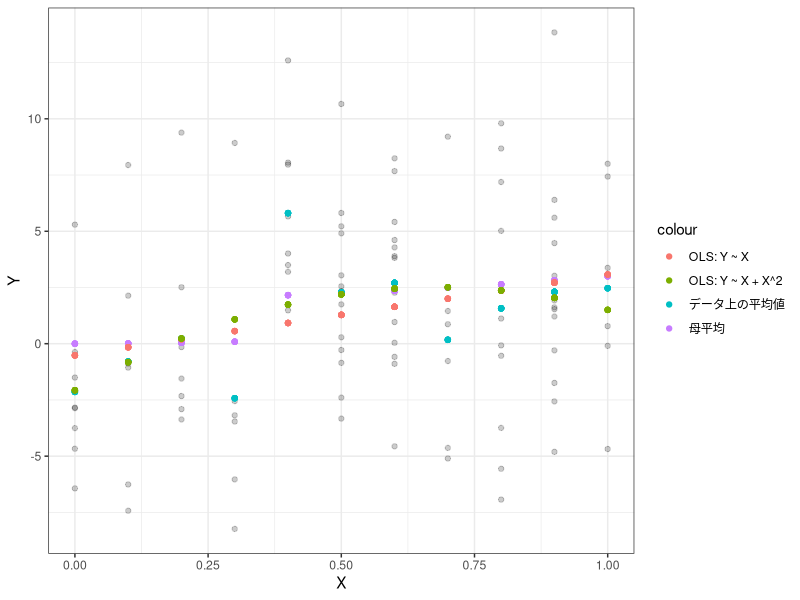

The R script that drew this image:
library(tidyverse)

set.seed(1)


Sim = function(n,i){
  set.seed(i)
  Temp = tibble(
    X = sample(
      seq(0,1,0.1),
      n,
      replace = TRUE
    ),
    TrueY = X^2 + 
      case_when(
        X < 0.4 ~ 0,
        .default = 2
      ),
    Y = TrueY + rnorm(n,0,5)
  )
  return(Temp)
}

Sim(100,1) |> 
  mutate(
    Mean = mean(Y),
    .by = X
  ) |> 
  mutate(
    OLS = lm(
      Y ~ X,
      data = pick(everything())
    ) |> 
      predict(
        pick(everything())
      ),
    OLS2 = lm(
      Y ~ poly(X,2),
      data = pick(everything())
    ) |> 
      predict(
        pick(everything())
      )
  ) |> 
  ggplot(
    aes(
      x = X,
      y = Y
    )
  ) +
  theme_bw() +
  geom_point(
    alpha = 0.2
  ) +
  geom_point(
    aes(
      y = TrueY,
      color = "母平均"
    )
  ) +
  geom_point(
    aes(
      y = Mean,
      color = "データ上の平均値"
    )
  ) +
  geom_point(
    aes(
      y = OLS,
      color = "OLS: Y ~ X"
    )
  ) +
  geom_point(
    aes(
      y = OLS2,
      color = "OLS: Y ~ X + X^2"
    )
  )
